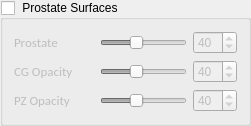
         <widget class="QGroupBox" name="groupBox_ProstateMask_2">
          <property name="sizePolicy">
           <sizepolicy hsizetype="Minimum" vsizetype="Minimum">
            <horstretch>1</horstretch>
            <verstretch>1</verstretch>
           </sizepolicy>
          </property>
          <property name="minimumSize">
           <size>
            <width>250</width>
            <height>120</height>
           </size>
          </property>
          <property name="title">
           <string> Prostate Surfaces</string>
          </property>
          <property name="checkable">
           <bool>true</bool>
          </property>
          <property name="checked">
           <bool>false</bool>
          </property>
          <layout class="QGridLayout" name="gridLayout_15">
           <item row="0" column="0">
            <layout class="QGridLayout" name="gridLayout_69">
             <item row="0" column="0">
              <widget class="QLabel" name="label_ProstateMaskSurface_Opacity_2">
               <property name="sizePolicy">
                <sizepolicy hsizetype="Minimum" vsizetype="Minimum">
                 <horstretch>1</horstretch>
                 <verstretch>1</verstretch>
                </sizepolicy>
               </property>
               <property name="minimumSize">
                <size>
                 <width>80</width>
                 <height>20</height>
                </size>
               </property>
               <property name="font">
                <font>
                 <family>Calibri</family>
                 <pointsize>10</pointsize>
                </font>
               </property>
               <property name="styleSheet">
                <string notr="true">background-color: rgba(255, 255, 255, 0);</string>
               </property>
               <property name="text">
                <string>Prostate</string>
               </property>
              </widget>
             </item>
             <item row="0" column="1">
              <widget class="QSlider" name="horizontalSlider_ProstateMaskSurface_Opacity_2">
               <property name="sizePolicy">
                <sizepolicy hsizetype="Minimum" vsizetype="Minimum">
                 <horstretch>2</horstretch>
                 <verstretch>2</verstretch>
                </sizepolicy>
               </property>
               <property name="minimumSize">
                <size>
                 <width>55</width>
                 <height>20</height>
                </size>
               </property>
               <property name="maximum">
                <number>100</number>
               </property>
               <property name="pageStep">
                <number>1</number>
               </property>
               <property name="value">
                <number>40</number>
               </property>
               <property name="orientation">
                <enum>Qt::Horizontal</enum>
               </property>
              </widget>
             </item>
             <item row="0" column="2">
              <widget class="QSpinBox" name="spinBox_ProstateMaskSurface_Opacity_2">
               <property name="sizePolicy">
                <sizepolicy hsizetype="Minimum" vsizetype="Minimum">
                 <horstretch>1</horstretch>
                 <verstretch>1</verstretch>
                </sizepolicy>
               </property>
               <property name="minimumSize">
                <size>
                 <width>40</width>
                 <height>20</height>
                </size>
               </property>
               <property name="minimum">
                <number>0</number>
               </property>
               <property name="maximum">
                <number>100</number>
               </property>
               <property name="value">
                <number>40</number>
               </property>
              </widget>
             </item>
            </layout>
           </item>
           <item row="2" column="0">
            <layout class="QGridLayout" name="gridLayout_71">
             <item row="0" column="0">
              <widget class="QLabel" name="label_ProstateMaskSurface_Opacity_4">
               <property name="sizePolicy">
                <sizepolicy hsizetype="Minimum" vsizetype="Minimum">
                 <horstretch>1</horstretch>
                 <verstretch>1</verstretch>
                </sizepolicy>
               </property>
               <property name="minimumSize">
                <size>
                 <width>80</width>
                 <height>20</height>
                </size>
               </property>
               <property name="font">
                <font>
                 <family>Calibri</family>
                 <pointsize>10</pointsize>
                </font>
               </property>
               <property name="styleSheet">
                <string notr="true">background-color: rgba(255, 255, 255, 0);</string>
               </property>
               <property name="text">
                <string>PZ Opacity</string>
               </property>
              </widget>
             </item>
             <item row="0" column="1">
              <widget class="QSlider" name="horizontalSlider_ProstateMaskSurface_Opacity_4">
               <property name="sizePolicy">
                <sizepolicy hsizetype="Minimum" vsizetype="Minimum">
                 <horstretch>2</horstretch>
                 <verstretch>2</verstretch>
                </sizepolicy>
               </property>
               <property name="minimumSize">
                <size>
                 <width>55</width>
                 <height>20</height>
                </size>
               </property>
               <property name="maximum">
                <number>100</number>
               </property>
               <property name="pageStep">
                <number>1</number>
               </property>
               <property name="value">
                <number>40</number>
               </property>
               <property name="orientation">
                <enum>Qt::Horizontal</enum>
               </property>
              </widget>
             </item>
             <item row="0" column="2">
              <widget class="QSpinBox" name="spinBox_ProstateMaskSurface_Opacity_4">
               <property name="sizePolicy">
                <sizepolicy hsizetype="Minimum" vsizetype="Minimum">
                 <horstretch>1</horstretch>
                 <verstretch>1</verstretch>
                </sizepolicy>
               </property>
               <property name="minimumSize">
                <size>
                 <width>40</width>
                 <height>20</height>
                </size>
               </property>
               <property name="minimum">
                <number>0</number>
               </property>
               <property name="maximum">
                <number>100</number>
               </property>
               <property name="value">
                <number>40</number>
               </property>
              </widget>
             </item>
            </layout>
           </item>
           <item row="1" column="0">
            <layout class="QGridLayout" name="gridLayout_70">
             <item row="0" column="0">
              <widget class="QLabel" name="label_ProstateMaskSurface_Opacity_3">
               <property name="sizePolicy">
                <sizepolicy hsizetype="Minimum" vsizetype="Minimum">
                 <horstretch>1</horstretch>
                 <verstretch>1</verstretch>
                </sizepolicy>
               </property>
               <property name="minimumSize">
                <size>
                 <width>80</width>
                 <height>20</height>
                </size>
               </property>
               <property name="font">
                <font>
                 <family>Calibri</family>
                 <pointsize>10</pointsize>
                </font>
               </property>
               <property name="styleSheet">
                <string notr="true">background-color: rgba(255, 255, 255, 0);</string>
               </property>
               <property name="text">
                <string>CG Opacity</string>
               </property>
              </widget>
             </item>
             <item row="0" column="1">
              <widget class="QSlider" name="horizontalSlider_ProstateMaskSurface_Opacity_3">
               <property name="sizePolicy">
                <sizepolicy hsizetype="Minimum" vsizetype="Minimum">
                 <horstretch>2</horstretch>
                 <verstretch>2</verstretch>
                </sizepolicy>
               </property>
               <property name="minimumSize">
                <size>
                 <width>55</width>
                 <height>20</height>
                </size>
               </property>
               <property name="maximum">
                <number>100</number>
               </property>
               <property name="pageStep">
                <number>1</number>
               </property>
               <property name="value">
                <number>40</number>
               </property>
               <property name="orientation">
                <enum>Qt::Horizontal</enum>
               </property>
              </widget>
             </item>
             <item row="0" column="2">
              <widget class="QSpinBox" name="spinBox_ProstateMaskSurface_Opacity_3">
               <property name="sizePolicy">
                <sizepolicy hsizetype="Minimum" vsizetype="Minimum">
                 <horstretch>1</horstretch>
                 <verstretch>1</verstretch>
                </sizepolicy>
               </property>
               <property name="minimumSize">
                <size>
                 <width>40</width>
                 <height>20</height>
                </size>
               </property>
               <property name="minimum">
                <number>0</number>
               </property>
               <property name="maximum">
                <number>100</number>
               </property>
               <property name="value">
                <number>40</number>
               </property>
              </widget>
             </item>
            </layout>
           </item>
          </layout>
         </widget>
